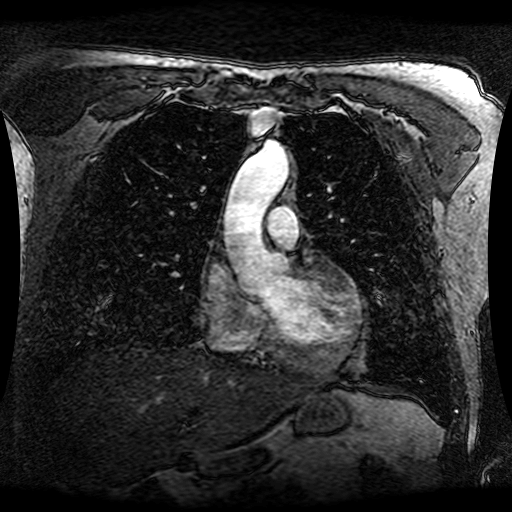
#> input picture Program 6/brain_tumer_image.png, 512 x 512 px
$ python program6.py   (older library calls are emulated)
#> lines starting #> are read from the running program, lines starting #| are printed output that depends on the picture; after the words box and inside, x2 and y2 are one past the last pixel; in counts of white or black regions, pixels touching at a corner belong together
import cv2
import numpy as np
from matplotlib import pyplot as plt

def detect_edges(image_path):
    # Read the medical image
#> called with image_path = 'brain_tumer_image.png'
    img = cv2.imread(image_path, 0)
#> img is the input picture: shape (512, 512); min 0, max 255, mean 45.8

    if img is None:
        raise ValueError("Image could not be loaded. Check the file path.")

    blurred = cv2.GaussianBlur(img, (5, 5), 0)

    sobelx = cv2.Sobel(blurred, cv2.CV_64F, 1, 0, ksize=3)
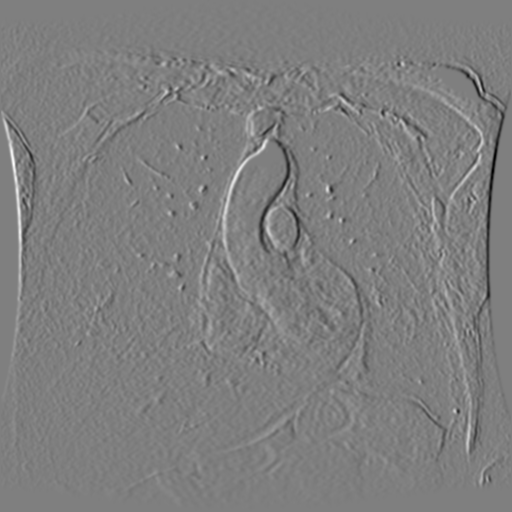
#> sobelx: shape (512, 512) float64; min -565, max 569, mean 0; drawn with min black and max white
    sobely = cv2.Sobel(blurred, cv2.CV_64F, 0, 1, ksize=3)
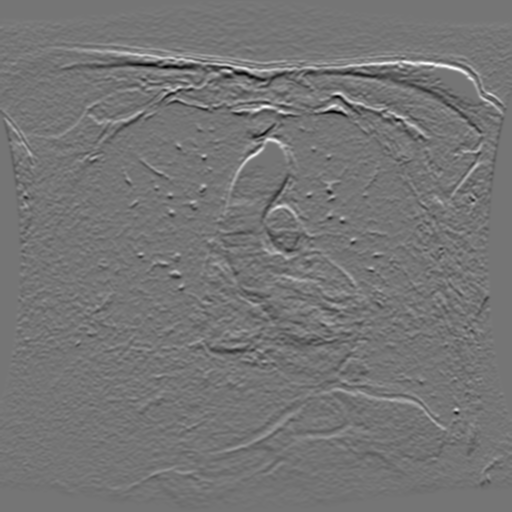
#> sobely: shape (512, 512) float64; min -488, max 570, mean 0; drawn with min black and max white
    sobel_combined = np.sqrt(sobelx**2 + sobely**2)
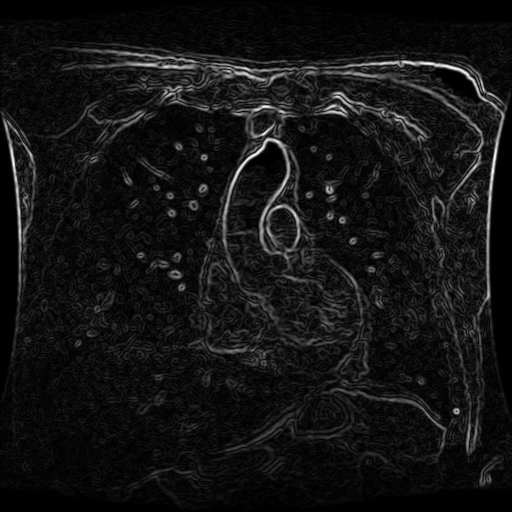
#> sobel_combined: shape (512, 512) float64; min 0, max 574, mean 44.9; drawn with min black and max white
    sobel_combined = np.uint8(sobel_combined)
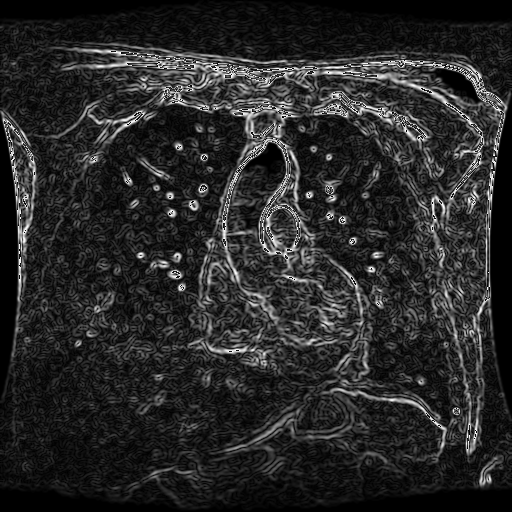
#> sobel_combined: shape (512, 512); min 0, max 255, mean 40.3


    canny = cv2.Canny(blurred, 50, 150)
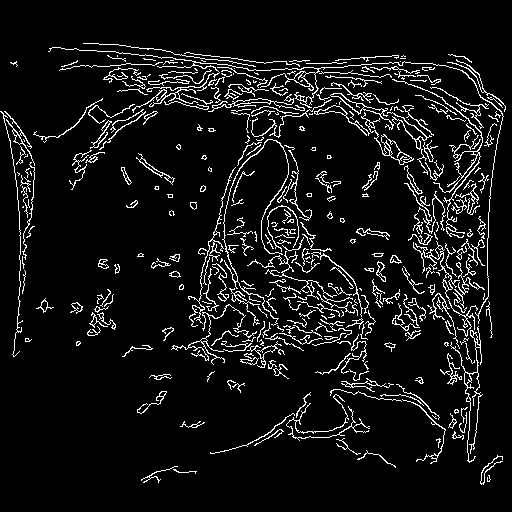
#> canny: shape (512, 512); 7.6% white in thin lines or dots, all inside (x1, y1, x2, y2) = (0, 43, 506, 485)


    plt.figure(figsize=(15, 5))

    plt.subplot(131), plt.imshow(img, cmap='gray')
    plt.title('Original Image'), plt.axis('off')

    plt.subplot(132), plt.imshow(sobel_combined, cmap='gray')
    plt.title('Sobel Edge Detection'), plt.axis('off')

    plt.subplot(133), plt.imshow(canny, cmap='gray')
    plt.title('Canny Edge Detection'), plt.axis('off')

    plt.tight_layout()
    plt.show()

try:
    detect_edges("brain_tumer_image.png")
except Exception as e:
    print(f"Error: {str(e)}")
